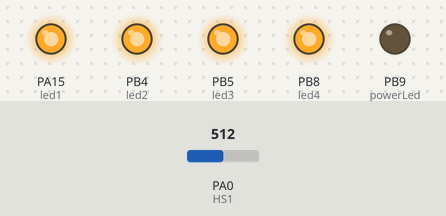
Bench run of a program on a simulated STM32 Blue Pill. Parts: output pins drawn as LEDs (lit = HIGH). Inputs (shaded band) come from the test bench; at power-on: PA0 (HS1) = 512.

Above: at 0.5 s.
At 2.5 s:
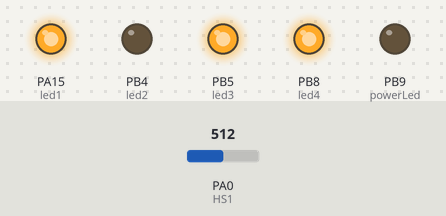
At 4.5 s:
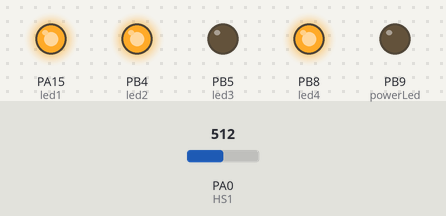
At 9.5 s:
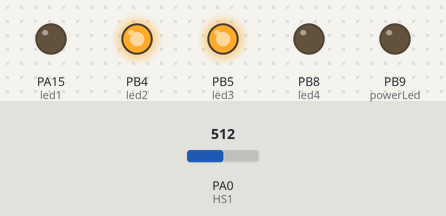
At 14.5 s:
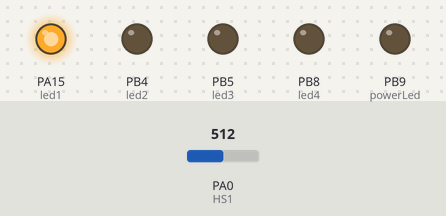
At 19.5 s:
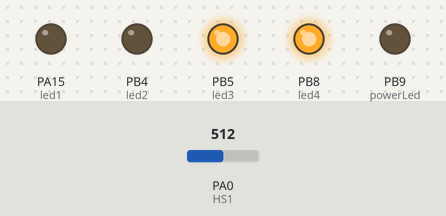
Timing chart, 0 to 20.8 s (numbered marks = the images above):
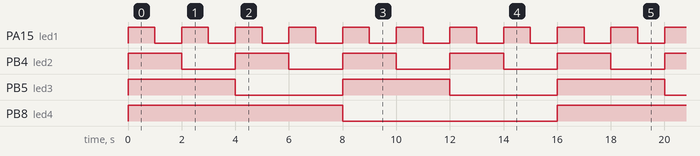

The program:

main.cpp
```cpp
#include <Arduino.h>

// Hall-effect sensor 3.3V
int HS1 = PA0; // Blue Pin 2
int HS2 = PA1; // Yellow Pin 3
int HS3 = PA2; // Green Pin 4

int led1 = PA15;
int led2 = PB4;
int led3 = PB5;
int led4 = PB8;
int leds[] = { led1, led2, led3, led4 };
// int leds[] = { led4, led3, led2, led1 };
int powerLed = PB9;

void setup () {
  pinMode(HS1, INPUT);
  pinMode(HS2, INPUT);
  pinMode(HS3, INPUT);

  pinMode(powerLed, OUTPUT);

  // LEDs
  pinMode(led1, OUTPUT);
  pinMode(led2, OUTPUT);
  pinMode(led3, OUTPUT);
  pinMode(led4, OUTPUT);
}

void display(byte number) {
  for(byte i = 0; i < 4; i++) {
    bool value = number & 1;
    digitalWrite(leds[i], !value);
    number /= 2;
  }
}

byte i = 0;

void loop() {
  digitalWrite(powerLed, LOW);

  int angle = analogRead(HS1);
  display(i);
  i += 1;
  i = i % 16;
  delay(1000);
}
```

Measured:
- by itself, PA15 (led1): alternates HIGH for 1.0 s and LOW for 1.0 s
- by itself, PB4 (led2): alternates HIGH for 2.0 s and LOW for 2.0 s
- by itself, PB5 (led3): alternates HIGH for 4.0 s and LOW for 4.0 s
- by itself, PB8 (led4): alternates HIGH for 8.0 s and LOW for 8.0 s
